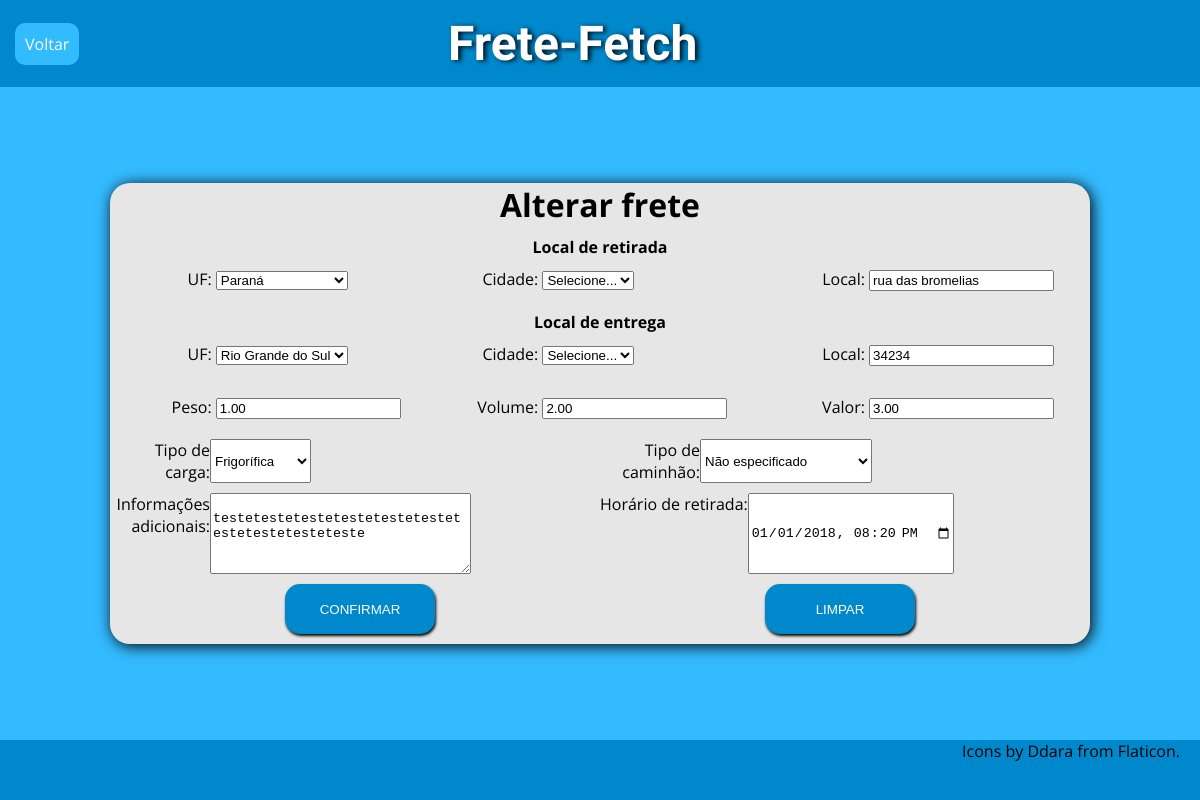
Screenshot of /cadastro_frete.php?ciot=15 with the database file from the repository.
### tables this page shows
CREATE TABLE `frete` (
  `ciot` bigint(20) UNSIGNED NOT NULL,
  `valor` decimal(10,2) NOT NULL,
  `peso` decimal(10,2) NOT NULL,
  `volume` decimal(10,2) NOT NULL,
  `ret_local` varchar(50) NOT NULL,
  `ent_local` varchar(50) NOT NULL,
  `ret_dthr` datetime NOT NULL,
  `ent_dthr` datetime DEFAULT NULL,
  `tipo_cami` varchar(3) DEFAULT NULL,
  `contratante` varchar(14) NOT NULL,
  `motorista` varchar(11) DEFAULT NULL,
  `ret_cidad` varchar(3) NOT NULL,
  `ent_cidad` varchar(3) NOT NULL,
  `tipo` varchar(3) NOT NULL,
  `obs` varchar(50) DEFAULT NULL
);

### cadastro_frete.php (the view, shortened to what this page needs)
<?php
	$form_action="cadastros/cad_frete.php";
	if (isset($_GET['ciot'])){
		$titulo="Alterar frete";
		$form_action="cadastros/alt_frete.php";
		$sql="select
				f.*,
				cretirada.sigla  as sigcr,
				cretirada.estado as siger,
				centrega.sigla   as sigce,
				centrega.estado  as sigee
			from frete f
			join cidade cretirada on
				cretirada.sigla=f.ret_cidad
			join cidade centrega on
			    centrega.sigla=f.ent_cidad
			where ciot = ?";
		$con = new PDO("mysql:host=localhost;dbname=ff;charset=UTF8", "root", "");
		$rs = $con->prepare($sql);
		$rs->bindParam(1, $_GET['ciot']);
		$rs->execute();
		$row = $rs->fetch(PDO::FETCH_OBJ);
	}else{
		$titulo="Solicitar serviço";
	}
	include "includes/header_cadastro_frete.php";
?>
<div class="container">
	<h1 style="text-align: center;"><?=$titulo;?></h1>
	<form action="<?=$form_action?>" method="post" id="form-frete">
	    <div class="local-item">
	    	<h4>Local de retirada</h4>
	    	<div>
	    		<label for="uf" class="label-alinhado">UF:</label>
		    	<select onchange="carregaCidades(this.value, 'ret_cidad')" id="uf" name="uf" required>
					<?php
						include "includes/conexao.php";
						$sql = "select nome, sigla from estado order by 1";
						$estados = mysqli_query($conexao, $sql);
						while ($estado = mysqli_fetch_array($estados)) {
							$s = (isset($row->sigcr) && ($row->siger==$estado['sigla'])) ? 'selected' : '';
							echo "<option value='".$estado['sigla']."' $s>".$estado['nome']."</option>";
					}?>
		    	</select>
		    	<br><span class="msg-erro label-alinhado" id="msg-uf-inicial"></span>
	    	</div>
		    <div>
		    	<label for="ret_cidad" class="label-alinhado">Cidade:</label>
		    	<select id="ret_cidad" name="ret_cidad" required>
		    		<option value="">Selecione...</option>
		    	</select>
		    	<br><span class="msg-erro label-alinhado" id="msg-ret-cidad"></span>
	    	</div>
	    	<div>
		    	<label for="ret_local" class="label-alinhado">Local:</label>
		    	<input type="text" id="ret-local" name="ret_local" maxlength="50" <?=isset($row->ret_local) ? "value='$row->ret_local'" : "" ?>>
		    	<br><span class="msg-erro label-alinhado" id="msg-ret-local"></span>
	    	</div>
	    </div>
			<div class="local-item">
			<h4>Local de entrega</h4>
	    	<div>
	    		<label for="uf-dest" class="label-alinhado">UF:</label>
		    	<select onchange="carregaCidades(this.value, 'ent_cidad')" id="uf-dest"  name="uf-dest"  required>
					<?php
						$sql = "select nome, sigla from estado order by 1";
						$estados = mysqli_query($conexao, $sql);
						while ($estado = mysqli_fetch_array($estados)) {
							$s = (isset($row->sigce) && ($row->sigee==$estado['sigla'])) ? 'selected' : '';
							echo "<option value='".$estado['sigla']."' $s>".$estado['nome']."</option>";
					}?>
		    	</select>
		    	<br><span class="msg-erro label-alinhado" id="msg-uf-final"></span>
	    	</div>
		    <div>
		    	<label for="ent_cidad" class="label-alinhado">Cidade:</label>
		    	<select id="ent_cidad"  name="ent_cidad" required>
		    		<option value="">Selecione...</option>
		    	</select>
		    	<br><span class="msg-erro label-alinhado" id="msg-ent-cidade"></span>
	    	</div>
	    	<div>
	    		<label for="ent_local" class="label-alinhado">Local:</label>
	    		<input type="text" name="ent_local" maxlength="50" id="ent_local" <?=isset($row->ent_local) ? "value='$row->ent_local'" : "" ?>>
	    		<br><span class="msg-erro label-alinhado" id="msg-ent-local"></span>
	    	</div>
	    </div>
	    <div class="local-item">
	    	<div>
		    	<label for="peso" class="label-alinhado">Peso:</label>
		    	<input type="number" id="peso" name="peso" min="1" required <?=isset($row->peso) ? "value='$row->peso'" : "1" ?>>
		    	<br><span class="msg-erro label-alinhado" id="msg-peso"></span>
			</div>
		    <div>
		    	<label for="volume" class="label-alinhado">Volume:</label>
		    	<input type="number" id="volume" name="volume" min="1" required <?=isset($row->volume) ? "value='$row->volume'" : "1" ?>>
		    	<br><span class="msg-erro label-alinhado" id="msg-volume"></span>
			</div>
			<div>
		    	<label for="valor" class="label-alinhado">Valor:</label>
		    	<input type="number" id="valor" name="valor" " min="1" required <?=isset($row->valor) ? "value='$row->valor'" : "1" ?>>
		    	<br><span class="msg-erro label-alinhado" id="msg-valor"></span>
			</div>
	    </div>
	    <div class="form-item">
	    	<div>
	    		<label for="tipo" class="label-alinhado">Tipo de carga:</label>
		    	<select id="tipo" name="tipo" required>
		    		<?php
		    			include_once "includes/conexao.php";
		    			$r=mysqli_query($conexao, "select sigla, descr from tpcarga;");
		    			while ($tp = mysqli_fetch_array($r)) {
		    				$tpc = (isset($row->tipo) && ($row->tipo==$tp['sigla'])) ? 'selected' : '';
		    				echo "<option value='".$tp['sigla']."' $tpc>".$tp['descr']."</option>";
		    			}
		    		?>
		    	</select>
		    	<br><span class="msg-erro label-alinhado" id="msg-slct-tipo"></span>
	    	</div>
	    	<div>
	    		<label for="tipo_cami" class="label-alinhado">Tipo de caminhão:</label>
		    	<select id="tipo_cami" name="tipo_cami" required>
		    		<?php
		    			include_once "includes/conexao.php";
		    			$s=mysqli_query($conexao, "select sig, descr from tpcaminhao;");
		    			while ($tp = mysqli_fetch_array($s)) {
		    				$c = (isset($row->tipo_cami) && ($row->tipo_cami==$tp['sig'])) ? 'selected' : '';
		    				echo "<option value='".$tp['sig']."' $c>".$tp['descr']."</option>";
		    			}
		    		?>
		    	</select>
		    	<br><span class="msg-erro label-alinhado" id="msg-tipo-cami"></span>
	    	</div>
	    </div>
	    <div class="form-item">
	    	<div>
		    	<label for="obs" class="label-alinhado">Informações adicionais:</label>
		    	<textarea cols="30" rows="5" id="obs" name="obs">
		    		<?= isset($row->obs) ? $row->obs  : ""  ?>
		    	</textarea>
		    	<br><span class="msg-erro label-alinhado" id="msg-obs"></span>
	    	</div>
	    	<div>
	    		<label for="ret_dthr">Horário de retirada:</label>
	    		<?php
	    			if(isset($row->ret_dthr)){
		    			$date = new DateTime($row->ret_dthr);
		    			$dataInput = $date->format('Y-m-d\TH:i:s');
	    			}else
	    				$dataInput = "";
	    		?>
	    		<input type="datetime-local" id="ret_dthr" name="ret_dthr" value="<?=$dataInput?>">
	    	</div>
	    </div>
	    <div class="form-buttons">
			   <input type="submit" id="botao" value="Confirmar">
			   <input type="reset" id="botao-limpar" value="Limpar">
		</div>
	</form>
</div>
<?php
	include "includes/footer.php";
?>

### css/cadastro_frete.css (style rules this page uses)
* { box-sizing: border-box; margin: 0; }
body { min-height: 100vh; font-family: "Open Sans", sans-serif; margin: 0; display: flex; flex-flow: column wrap; align-items: center; justify-content: space-between; background-color: #33bbff }
h4 { width: 100%; text-align: center; }
.container { margin: 10px; border-radius: 20px; background-color: #33bbff; width: 980px; background-color: #e6e6e6; box-shadow: 2px 2px 15px; }
.form-item { display: flex; flex-flow: row wrap; margin: 10px 0px 10px 0px; }
.form-item div { display: flex; flex-flow: row wrap; width: 50%; }
.label-alinhado { display: inline-block; width: 100px; text-align: right; }
.form-buttons { margin: 10px; display: flex; justify-content: space-around; }
.form-buttons input { width: 150px; height: 50px; border: 0; border-radius: 15px; box-shadow: 1px 2px 3px black; background-color: #0088cc; text-transform: uppercase; color: #ffffff; }
.local-item { display: flex; flex-flow: row wrap; justify-content: space-around; margin: 10px 0px 10px 0px; }
.local-item div { margin:10px 0px 10px 0px; width: 33%; }

### rows the page displays
frete: ret_local "rua das bromelias", ent_local "34234", peso "1.00", volume "2.00", valor "3.00", obs "testetestetestetestetestetestetestetestetesteteste", ret_dthr "01/01/2018 20:20"

### other values shown
$titulo "Alterar frete"
form field uf "Paraná"
form field uf-dest "Rio Grande do Sul"
form field tipo "Frigorífica"
form field tipo_cami "Não especificado"
